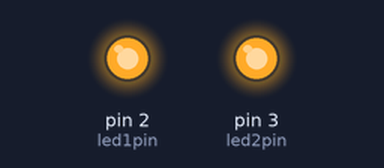
A sketch run on a simulated Arduino Uno, built with avr-gcc and run on an emulated ATmega328P. Parts: output pins drawn as LEDs (lit = HIGH).

Above: at 0.1 s.
Timing chart, 0 to 1.6 s (numbered marks = the images above):
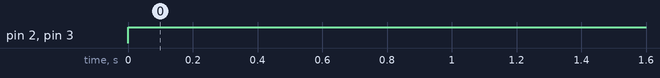

Measured:
- by itself, pin 2 (led1pin), pin 3 (led2pin): LOW → HIGH at 0.00 s

The sketch:

LEDs.ino
```cpp
  int led1pin = 2;
  int led2pin = 3;

void setup()
  {
     pinMode(led1pin, OUTPUT);
     pinMode(led2pin, OUTPUT);
  }

void loop()
  {
     analogWrite(led1pin, 140);
     analogWrite(led2pin, 255);
     delay(50);
  }
```
